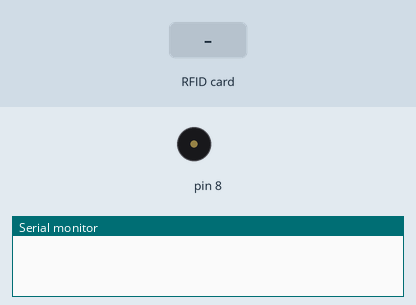
The sketch below on a simulated Arduino Uno, built with avr-gcc and run on an emulated ATmega328P. Parts: buzzer (waves = sounding), the last lines printed to the serial monitor. The inputs (shaded band) are chosen by the test bench. Random numbers use the default seed unless the sketch sets one.

Above: at 1.2 s.
1.3 s: RFID card DE AD BE EF held to the reader
At 1.8 s:
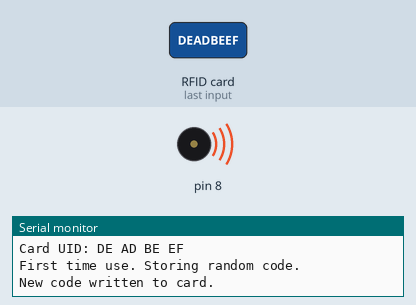
6.2 s: RFID card CA FE BA BE held to the reader
At 7.5 s:
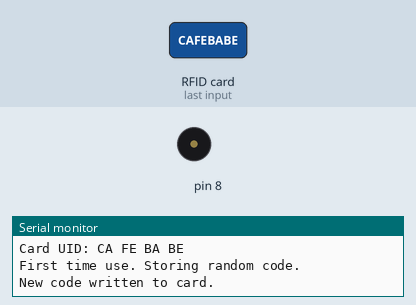
7.7 s: RFID card 03 7E 7F 2F held to the reader
At 10.2 s:
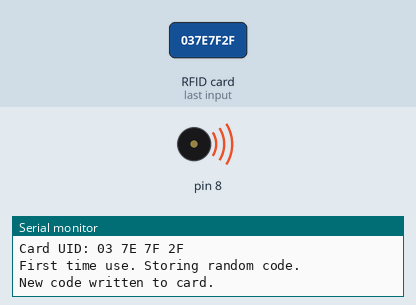
10.7 s: RFID card 5E 7A 19 C4 held to the reader
At 13.7 s:
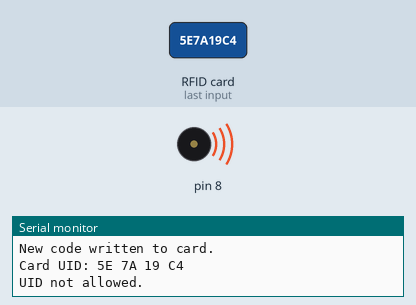
Timing chart, 0 to 15.4 s (numbered marks = the images above; inputs shaded):
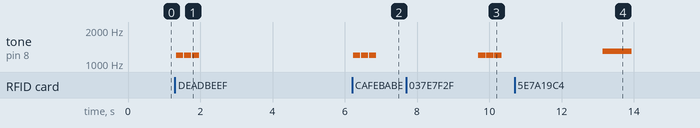

Measured:
- after the input at 1.3 s, tone on pin 8: alternates 1200 Hz for 0.20 s and silent for 0.02 s, 6 changes in all, then stays silent, starting at once
- after the input at 6.2 s, tone on pin 8: alternates 1200 Hz for 0.20 s and silent for 0.02 s, 6 changes in all, then stays silent, starting at once
- after the input at 7.7 s, tone on pin 8: alternates 1200 Hz for 0.20 s and silent for 0.02 s, starting after 2.0 s
- after the input at 10.7 s, tone on pin 8: silent → 1300 Hz after 2.4 s, → silent 0.80 s later

The sketch:

NFC-RC.ino
```cpp
#include <SPI.h>
#include <MFRC522.h>
#include <avr/wdt.h>

#define RST_PIN 9
#define SS_PIN 10
MFRC522 mfrc522(SS_PIN, RST_PIN);

const byte BLOCK_ADDR = 1;
MFRC522::MIFARE_Key key;

const byte allowedUIDs[][4] = {
  {0xDE, 0xAD, 0xBE, 0xEF},
  {0xCA, 0xFE, 0xBA, 0xBE},
  {0x03, 0x7E, 0x7F, 0x2F}
};
const int allowedUIDCount = sizeof(allowedUIDs) / sizeof(allowedUIDs[0]);

byte storedCodes[allowedUIDCount][16];

void setup() {
  Serial.begin(9600);
  SPI.begin();
  mfrc522.PCD_Init();

  for (byte i = 0; i < 6; i++) key.keyByte[i] = 0xFF;
  memset(storedCodes, 0, sizeof(storedCodes));
}

bool isAllowedUID(byte* uid, byte uidSize, int& index) {
  for (int i = 0; i < allowedUIDCount; i++) {
    if (memcmp(uid, allowedUIDs[i], uidSize) == 0) {
      index = i;
      return true;
    }
  }
  return false;
}

void printUID(byte* uid, byte uidSize) {
  for (byte i = 0; i < uidSize; i++) {
    Serial.print(uid[i] < 0x10 ? " 0" : " ");
    Serial.print(uid[i], HEX);
  }
  Serial.println();
}

void generateRandomCode(byte* code, int length) {
  for (int i = 0; i < length; i++) {
    code[i] = random(0, 256);
  }
}

void processCard(int uidIndex) {
  byte buffer[18];
  byte size = sizeof(buffer);

  if (mfrc522.PCD_Authenticate(MFRC522::PICC_CMD_MF_AUTH_KEY_A, BLOCK_ADDR, &key, &(mfrc522.uid)) != MFRC522::STATUS_OK) {
    Serial.println(F("Authentication failed"));
    return;
  }

  if (mfrc522.MIFARE_Read(BLOCK_ADDR, buffer, &size) != MFRC522::STATUS_OK) {
    Serial.println(F("Read failed: A MIFARE PICC responded with NAK"));
    Serial.println();
    delay(3000);
    return;
  }

  bool firstTime = true;
  for (int i = 0; i < 16 && firstTime; i++) {
    if (storedCodes[uidIndex][i] != 0) firstTime = false;
  }

  if (firstTime) {
    Serial.println(F("First time use. Storing random code."));
    generateRandomCode(storedCodes[uidIndex], 16);
    if (mfrc522.MIFARE_Write(BLOCK_ADDR, storedCodes[uidIndex], 16) != MFRC522::STATUS_OK) {
      Serial.println(F("Write failed"));
      Serial.println();
    } else {
      Serial.println(F("New code written to card."));
      Serial.println();
      tone(8, 1200, 200);
      delay(220);
      tone(8, 1200, 200);
      delay(220);
      tone(8, 1200, 200);
    }
  } else if (memcmp(buffer, storedCodes[uidIndex], 16) == 0) {
    Serial.println(F("Code is correct!"));
    tone(8, 1200, 200);
    delay(220);
    tone(8, 1200, 200);
    generateRandomCode(storedCodes[uidIndex], 16);
    if (mfrc522.MIFARE_Write(BLOCK_ADDR, storedCodes[uidIndex], 16) != MFRC522::STATUS_OK) {
      Serial.println(F("Write failed"));
      Serial.println();
    } else {
      Serial.println(F("New code written to card."));
      Serial.println();
    }
  } else {
    Serial.println(F("Code is not correct!"));
    Serial.println();
  }

  mfrc522.PICC_HaltA();
  mfrc522.PCD_StopCrypto1();

  delay(3000);
}

void loop() {
  if (Serial.available()) {
    String command = Serial.readStringUntil('\n');
    command.trim();
    if (command == "R") {
      Serial.println(F("Resetting..."));
      for (int i = 0; i < 100; i++) {
        Serial.println();
      }
      wdt_enable(WDTO_15MS);
      while (true);
    }
  }

  if (!mfrc522.PICC_IsNewCardPresent() || !mfrc522.PICC_ReadCardSerial()) return;

  Serial.print("Card UID:");
  printUID(mfrc522.uid.uidByte, mfrc522.uid.size);

  int uidIndex;
  if (isAllowedUID(mfrc522.uid.uidByte, mfrc522.uid.size, uidIndex)) {
    processCard(uidIndex);
  } else {
    Serial.println(F("UID not allowed."));
    Serial.println();
    tone(8, 1300, 800);
    delay(3000);
  }
}
```
